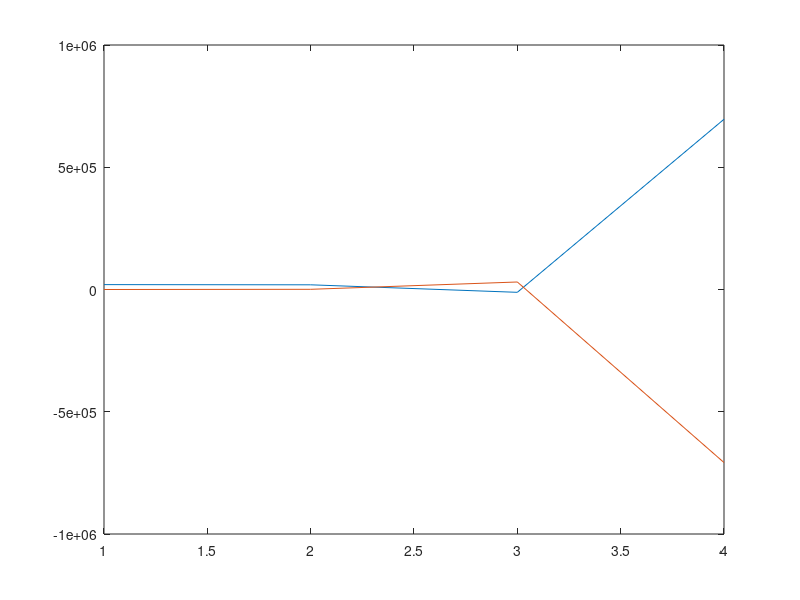

MATLAB code to generate this figure:
f = 2 * 10^(-3);
% S0 = 1/f+1000;
% C0 = B;
S0 = 20000;
C0 = 20;
B = 360/(S0+C0);
T = 200;

S = zeros(1,T);
C = zeros(1,T);
S(1) = S0;
C(1) = C0;

for t=1:T-1
    C(t+1) = f*S(t)*C(t);
    S(t+1) = S(t) - f*S(t)*C(t) + B;
    if C(t+1) < 1 || S(t+1) > 10 * S0
        break
    end
end

clf
plot(S(1:t+1));
hold on;
plot(C(1:t+1));